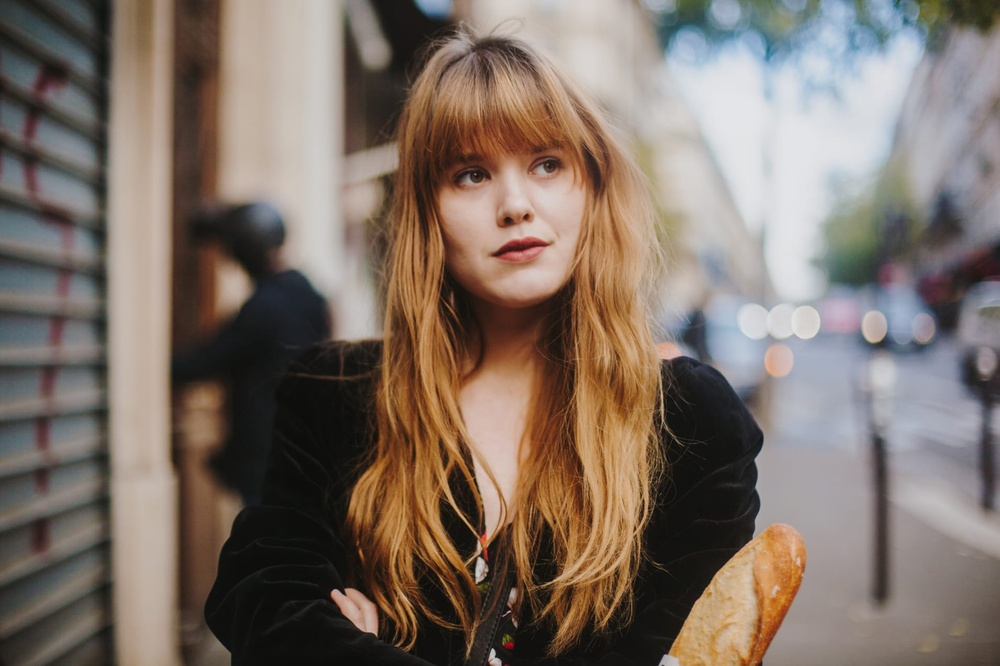
#> input picture 2019F/CS577/essay/sample.jpg, 1000 x 666 px, shrunk from 1910 x 1273 before the run
$ python test.py
#> lines starting #> are read from the running program, lines starting #| are printed output that depends on the picture
import cv2
import numpy as np
from matplotlib import pyplot as plt

img = cv2.imread('sample.jpg',0)
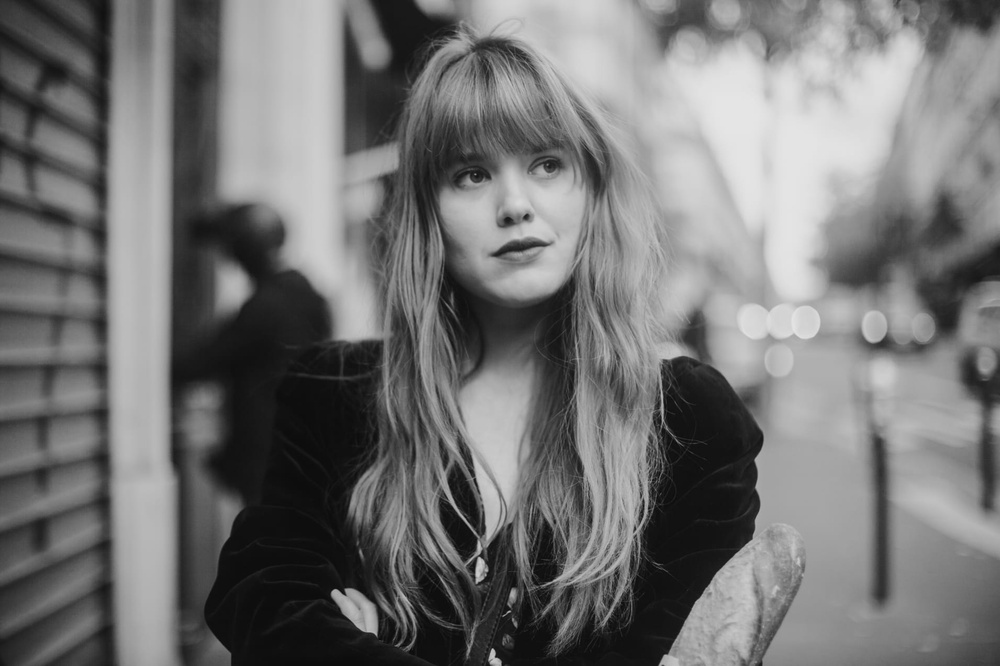
#> img: shape (666, 1000); min 8, max 230, mean 115.1
print(img)
#> (printed output is left out)
f = np.fft.fft2(img)
fshift = np.fft.fftshift(f)
magnitude_spectrum = 20*np.log(np.abs(fshift))
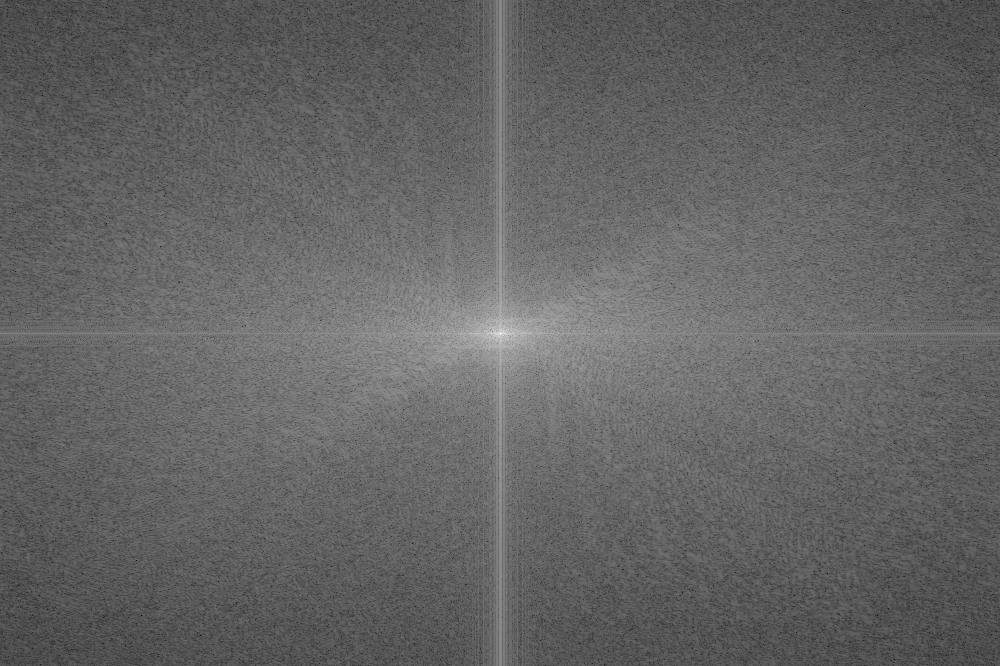
#> magnitude_spectrum: shape (666, 1000) float64; min 18.69, max 363.1, mean 154; drawn with min black and max white

plt.subplot(121),plt.imshow(img, cmap = 'gray')
plt.title('Input Image'), plt.xticks([]), plt.yticks([])
plt.subplot(122),plt.imshow(magnitude_spectrum, cmap = 'gray')
plt.title('Magnitude Spectrum'), plt.xticks([]), plt.yticks([])
plt.show()
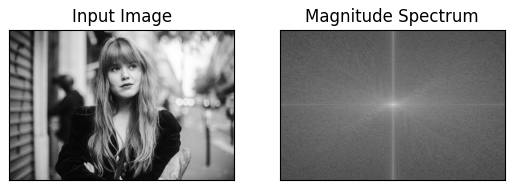
#> figure drawn by matplotlib, 2 panels

$ run again, with 2019F/CS577/essay/w1.jpg copied over 2019F/CS577/essay/sample.jpg
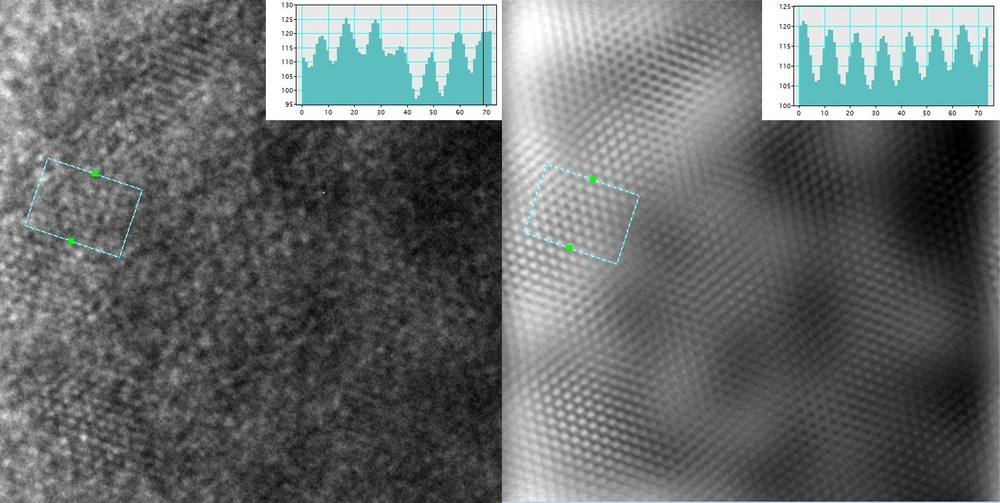
#> input picture 2019F/CS577/essay/w1.jpg, 1000 x 503 px, shrunk from 1572 x 791 before the run
#> (printed output is left out)
#> `magnitude_spectrum = 20*np.log(np.abs(fshift))`:
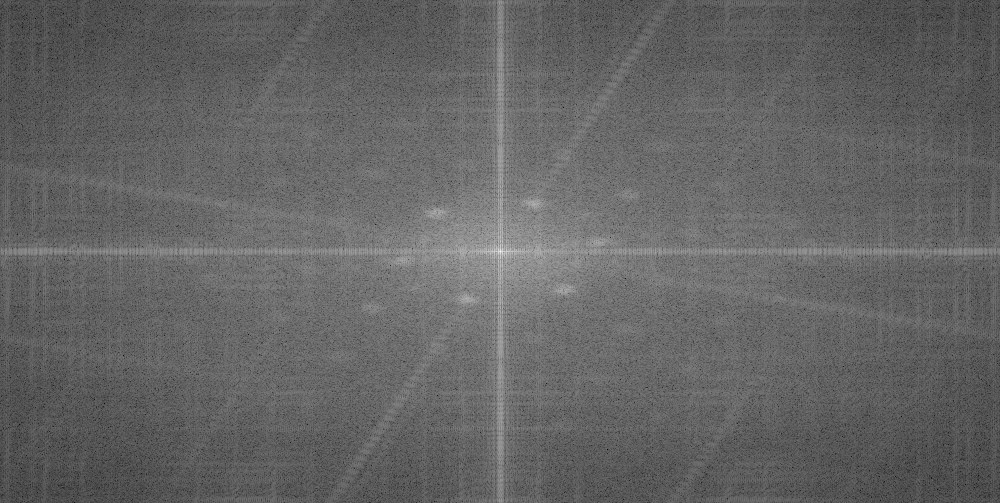
#> magnitude_spectrum: shape (503, 1000) float64; min 33.83, max 355.9, mean 160.9; drawn with min black and max white
#> `plt.show()`:
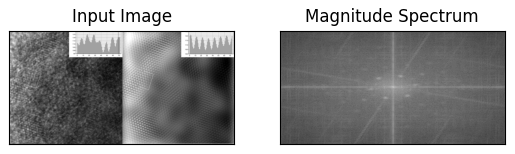
#> figure drawn by matplotlib, 2 panels

$ run again, with 2019F/CS577/essay/w2.jpg copied over 2019F/CS577/essay/sample.jpg
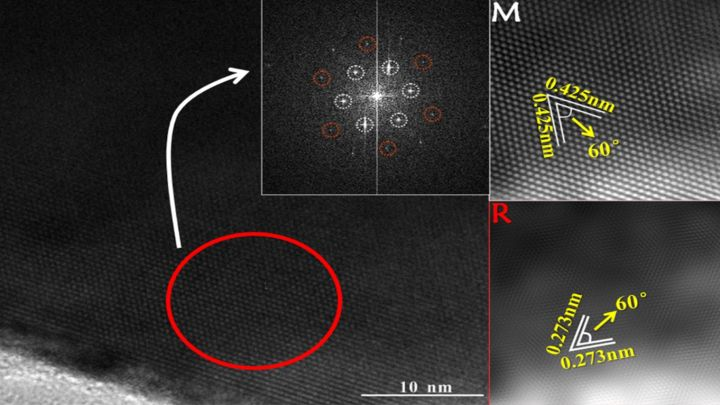
#> input picture 2019F/CS577/essay/w2.jpg, 720 x 405 px
#> (printed output is left out)
#> `magnitude_spectrum = 20*np.log(np.abs(fshift))`:
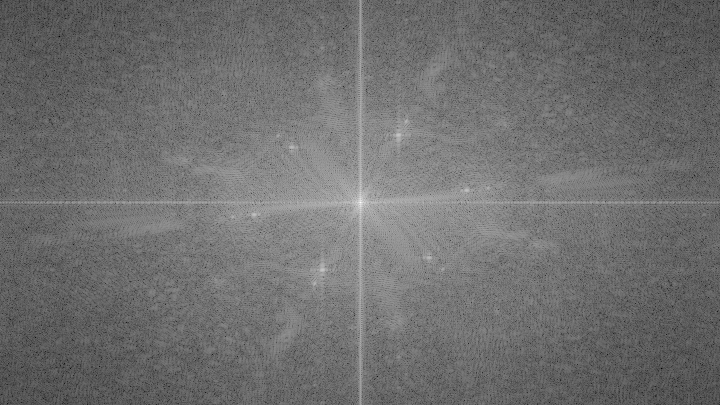
#> magnitude_spectrum: shape (405, 720) float64; min 21.05, max 331.2, mean 156.1; drawn with min black and max white
#> `plt.show()`:
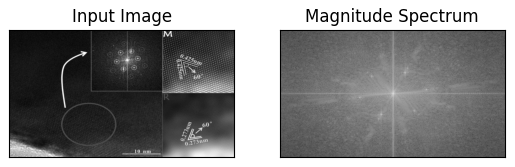
#> figure drawn by matplotlib, 2 panels
